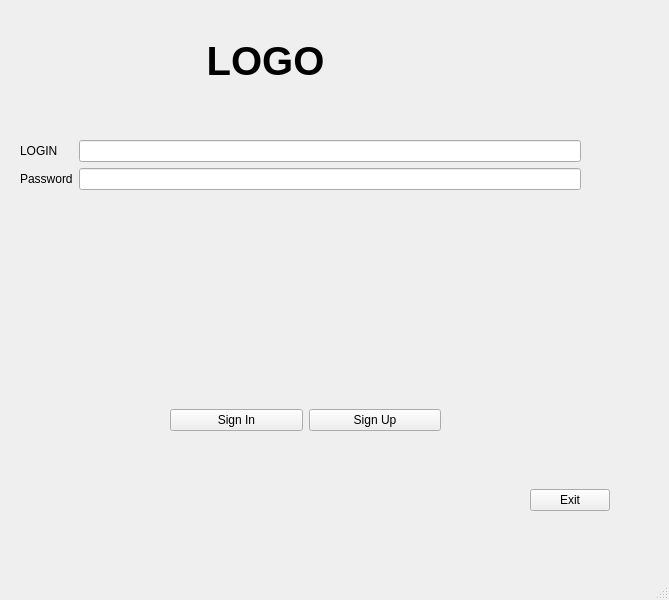
<?xml version="1.0" encoding="UTF-8"?>
<ui version="4.0">
 <class>UIAuthentification</class>
 <widget class="QMainWindow" name="UIAuthentification">
  <property name="geometry">
   <rect>
    <x>0</x>
    <y>0</y>
    <width>669</width>
    <height>600</height>
   </rect>
  </property>
  <property name="windowTitle">
   <string>UIAuthentification</string>
  </property>
  <widget class="QWidget" name="centralwidget">
   <widget class="QLabel" name="label">
    <property name="geometry">
     <rect>
      <x>140</x>
      <y>0</y>
      <width>321</width>
      <height>121</height>
     </rect>
    </property>
    <property name="font">
     <font>
      <pointsize>30</pointsize>
      <weight>75</weight>
      <bold>true</bold>
     </font>
    </property>
    <property name="text">
     <string>      LOGO</string>
    </property>
   </widget>
   <widget class="QWidget" name="formLayoutWidget">
    <property name="geometry">
     <rect>
      <x>20</x>
      <y>140</y>
      <width>561</width>
      <height>231</height>
     </rect>
    </property>
    <layout class="QFormLayout" name="formLayout">
     <item row="0" column="0">
      <widget class="QLabel" name="label_2">
       <property name="text">
        <string>LOGIN</string>
       </property>
      </widget>
     </item>
     <item row="0" column="1">
      <widget class="QLineEdit" name="lineEditUsername"/>
     </item>
     <item row="1" column="0">
      <widget class="QLabel" name="label_3">
       <property name="text">
        <string>Password</string>
       </property>
      </widget>
     </item>
     <item row="1" column="1">
      <widget class="QLineEdit" name="lineEditPassword_2"/>
     </item>
    </layout>
   </widget>
   <widget class="QWidget" name="gridLayoutWidget">
    <property name="geometry">
     <rect>
      <x>170</x>
      <y>380</y>
      <width>271</width>
      <height>80</height>
     </rect>
    </property>
    <layout class="QGridLayout" name="gridLayout">
     <item row="0" column="0">
      <widget class="QPushButton" name="pushButtonLogin">
       <property name="text">
        <string>Sign In</string>
       </property>
      </widget>
     </item>
     <item row="0" column="1">
      <widget class="QPushButton" name="pushButtonCancel">
       <property name="text">
        <string>Sign Up</string>
       </property>
      </widget>
     </item>
    </layout>
   </widget>
   <widget class="QWidget" name="gridLayoutWidget_2">
    <property name="geometry">
     <rect>
      <x>490</x>
      <y>460</y>
      <width>160</width>
      <height>80</height>
     </rect>
    </property>
    <layout class="QGridLayout" name="gridLayout_2">
     <item row="0" column="1">
      <widget class="QPushButton" name="pushButtonExit">
       <property name="text">
        <string>Exit</string>
       </property>
      </widget>
     </item>
     <item row="0" column="0">
      <spacer name="horizontalSpacer">
       <property name="orientation">
        <enum>Qt::Horizontal</enum>
       </property>
       <property name="sizeHint" stdset="0">
        <size>
         <width>40</width>
         <height>20</height>
        </size>
       </property>
      </spacer>
     </item>
     <item row="0" column="2">
      <spacer name="horizontalSpacer_2">
       <property name="orientation">
        <enum>Qt::Horizontal</enum>
       </property>
       <property name="sizeHint" stdset="0">
        <size>
         <width>40</width>
         <height>20</height>
        </size>
       </property>
      </spacer>
     </item>
    </layout>
   </widget>
  </widget>
  <widget class="QMenuBar" name="menubar">
   <property name="geometry">
    <rect>
     <x>0</x>
     <y>0</y>
     <width>669</width>
     <height>21</height>
    </rect>
   </property>
  </widget>
  <widget class="QStatusBar" name="statusbar"/>
 </widget>
 <resources/>
 <connections/>
</ui>
